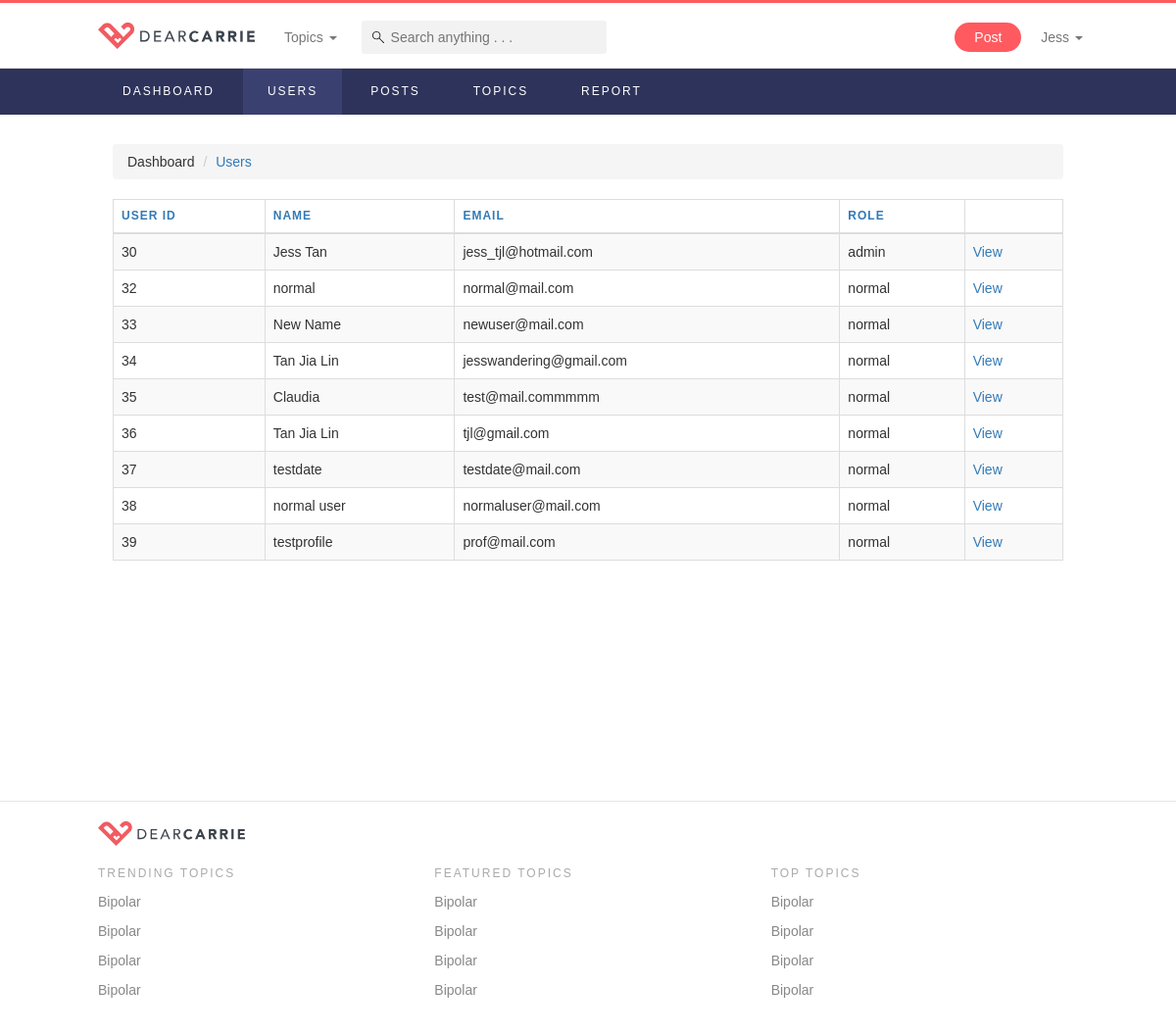
The page /userList.php (signed in) on the database its author committed.
### tables this page shows
CREATE TABLE `users` (
  `id` int(11) NOT NULL,
  `name` varchar(255) NOT NULL,
  `email` varchar(255) NOT NULL,
  `password` char(32) NOT NULL,
  `role` varchar(255) NOT NULL DEFAULT 'normal',
  `affliate` varchar(255) DEFAULT 'website',
  `image` varchar(255) NOT NULL DEFAULT 'images/default.svg',
  `description` varchar(255) NOT NULL,
  `datejoin` timestamp NOT NULL DEFAULT CURRENT_TIMESTAMP,
  `active` int(11) NOT NULL DEFAULT '1'
);

### controllers/commonFunctions.php (called while the page is built, shortened)
<?php
function checkLogin() {
	if(isset($_SESSION["role"])) {
		return false;
	}
	else {
		return true;
	}
}
function checkRole($userRole, $role) {
	if($userRole != $role) {
		return false;
	}
	else {
		return true;
	}
}
function connectToDataBase() {
	$theLineToDatabase =  mysqli_connect("localhost","root","root","dearcarrie");
	if(!$theLineToDatabase) {
		header("location: error.php?msg=Database connection error");
		exit();
	}
	else {
	  return $theLineToDatabase;
	}
}
function displayAllUsers() {
	$conn = connectToDataBase();
	$sql = "SELECT * FROM users";
	$result = $conn->query($sql);
	$resArr = array();
	if ($result->num_rows > 0) {
		 while($row = $result->fetch_assoc()) {
			 $resArr[] = $row;
		 }
	} else {
		 showErrorMessage("No posts found");
	}
	return $resArr;
}
function displayFeaturedTopics() {
	$conn = connectToDataBase();
	$sql = "SELECT * FROM topics WHERE type = 'featured' ORDER BY order_num";
	$result = $conn->query($sql);
	$resArr = array();
	if ($result->num_rows > 0) {
		 while($row = $result->fetch_assoc()) {
			 $resArr[] = $row;
		 }
	}
	return $resArr;
}
function getUnseenNotificationCount($userid) {
	$conn = connectToDataBase();
	$sql = "SELECT p.userid as to_user, n.item, n.from_user, n.type, n.seen
					FROM notifications n
					INNER JOIN posts p ON n.item = p.id
					WHERE n.type = 'post_follow' AND p.userid='$userid' AND n.seen=0
					UNION
					SELECT u.id as to_user, n.item, n.from_user, n.type, n.seen
					FROM notifications n
					INNER JOIN users u ON n.item = u.id
					WHERE n.type = 'user_follow' AND u.id='$userid' AND n.seen=0
					UNION
					SELECT p.userid as to_user, n.item, n.from_user, n.type, n.seen
					FROM notifications n
					INNER JOIN posts p ON n.item = p.id
					WHERE n.type = 'post_like' AND p.userid='$userid' AND n.seen=0
					UNION
					SELECT p.userid as to_user, n.item, n.from_user, n.type, n.seen
					FROM notifications n
					INNER JOIN comments c ON n.item = c.id
					INNER JOIN posts p ON p.id = c.postid
					WHERE n.type = 'new_comment' AND p.userid='$userid' AND n.seen=0
					UNION
					SELECT c.userid as to_user, n.item, n.from_user, n.type, n.seen
					FROM notifications n
					INNER JOIN comments c ON n.item = c.id
					WHERE n.type = 'comment_like' AND c.userid='$userid' AND n.seen=0
				";
	$result = $conn->query($sql);
	$resArr = array();
	return $resArr;
}
?>

### userList.php (the view, shortened to what this page needs)
<!DOCTYPE html>
<?php
  include('controllers/templates.php');
  $users = displayAllUsers();
?>
<html lang="en">
  <link rel="stylesheet" type="text/css" href="https://cdn.datatables.net/v/bs/dt-1.10.12/datatables.min.css"/>
  <body>
    <?= navbar(); ?>
    <?= adminNav(); ?>
    <div class="page-container-admin">
        <ol class="breadcrumb">
            <li><a href="dashboard">Dashboard</a></li>
            <li class="active"><a href="#">Users</a></li>
        </ol>
        <table id="user-list" class="table table-hover table-bordered table-striped">
            <thead>
            <tr>
                <th>User ID</th>
                <th>Name</th>
                <th>Email</th>
                <th>Role</th>
                <th></th>
            </tr>
            </thead>
            <tbody>
            <?php foreach ($users as $user) { ?>
            <tr>
                <td><?=$user["id"];?></td>
                <td><?=$user["name"];?></td>
                <td><?=$user["email"];?></td>
                <td><?=$user["role"];?></td>
                <td><a href="userDetails?userID=<?=$user["id"];?>" class="admin-sec-color">View</a></td>
            </tr>
            <?php } ?>
            </tbody>
        </table>
    </div>
  </body>
</html>

### css/style.css (style rules this page uses)
:root { --light-bg: #fafafa; --light-border: #e6e6e6; --primary-color: #ff5a5f; --light-primary-color: #ffd9da; --light-text: #aaaaaa; --text-color: #444444; --medium-text: #888888; --primary-hover-color: #e25963; --admin-primary-color: #2e335b; --admin-secondary-color: #337ab7; --admin-hover-color: #3a4170; --serif-font: "Times New Roman", Georgia, Serif; }
body { background-color: white; font-family: Avenir, Arial, sans-serif; }
body > .page-container-admin { padding: 30px 15px 0; min-height: 700px; animation: fadein .5s; -moz-animation: fadein .5s; -webkit-animation: fadein .5s; -o-animation: fadein .5s; }
.page-container, .page-container-admin { max-width: 1000px; margin: 0 auto; display: block; padding: 0; }
.admin-sec-color { color: var(--admin-secondary-color) !important; }
a, a:hover, a:link, a:visited, a:link { color: inherit; cursor: pointer; }
.card > .header > a.edit:hover, { opacity: 1; text-decoration: none; }
ol.breadcrumb li.active { color: var(--admin-secondary-color); }
th { text-transform: uppercase; font-size: 12px; letter-spacing: 1px; color: var(--admin-secondary-color); }

### rows shown on the page
users: id "30", name "Jess Tan", email "jess_tjl@hotmail.com", role "admin"
users: id "32", name "normal", email "normal@mail.com", role "normal"
users: id "33", name "New Name", email "newuser@mail.com", role "normal"
users: id "34", name "Tan Jia Lin", email "jesswandering@gmail.com", role "normal"
users: id "35", name "Claudia", email "test@mail.commmmm", role "normal"
users: id "36", name "Tan Jia Lin", email "tjl@gmail.com", role "normal"
users: id "37", name "testdate", email "testdate@mail.com", role "normal"
users: id "38", name "normal user", email "normaluser@mail.com", role "normal"
users: id "39", name "testprofile", email "prof@mail.com", role "normal"

### other values the page prints
$_SESSION["name"] "Jess"
